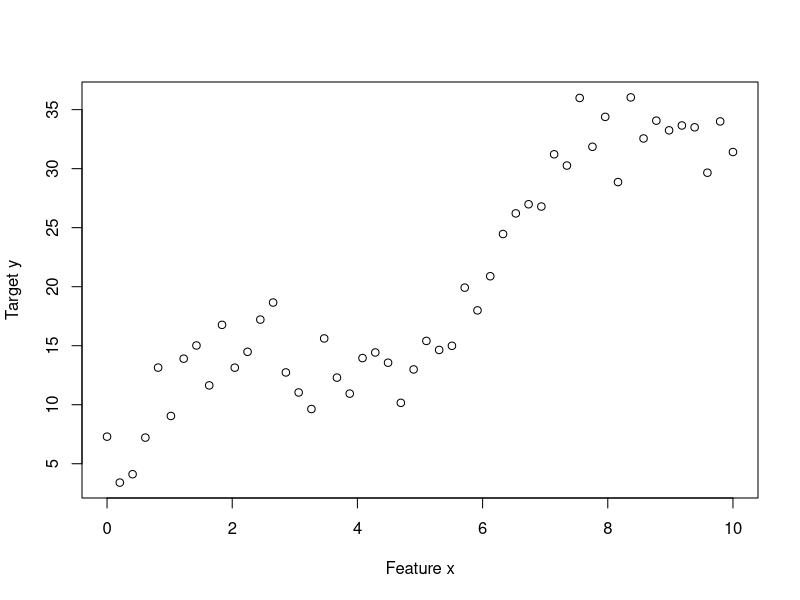
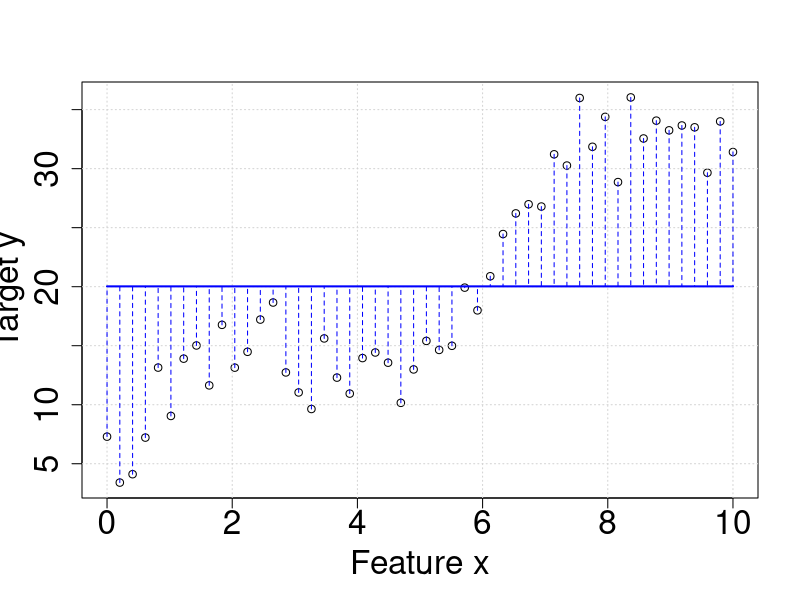
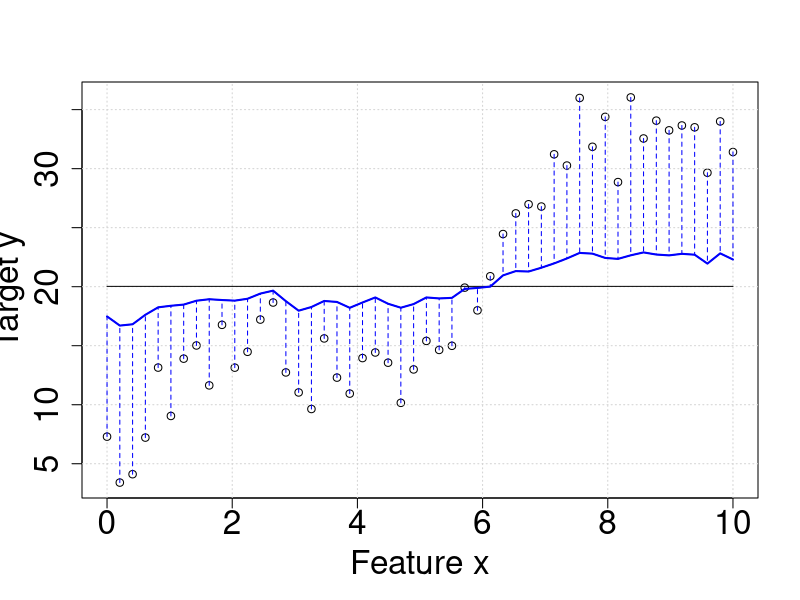
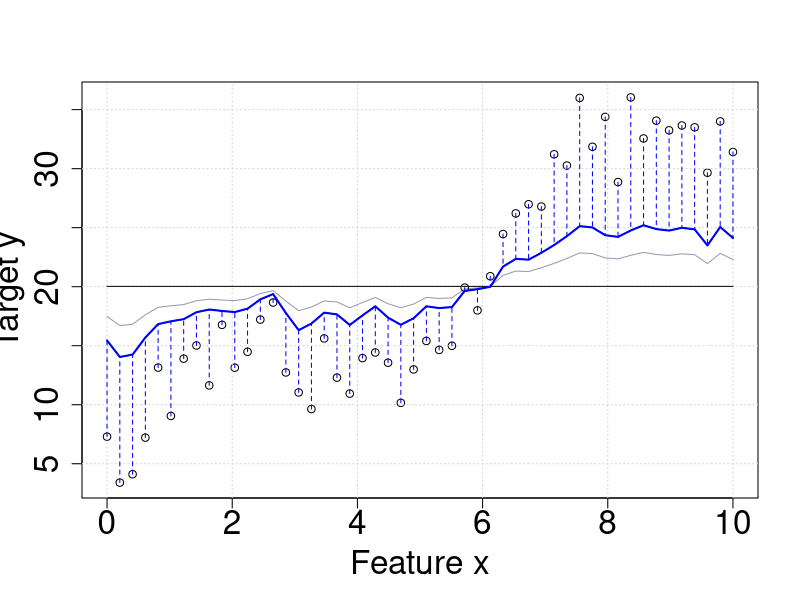
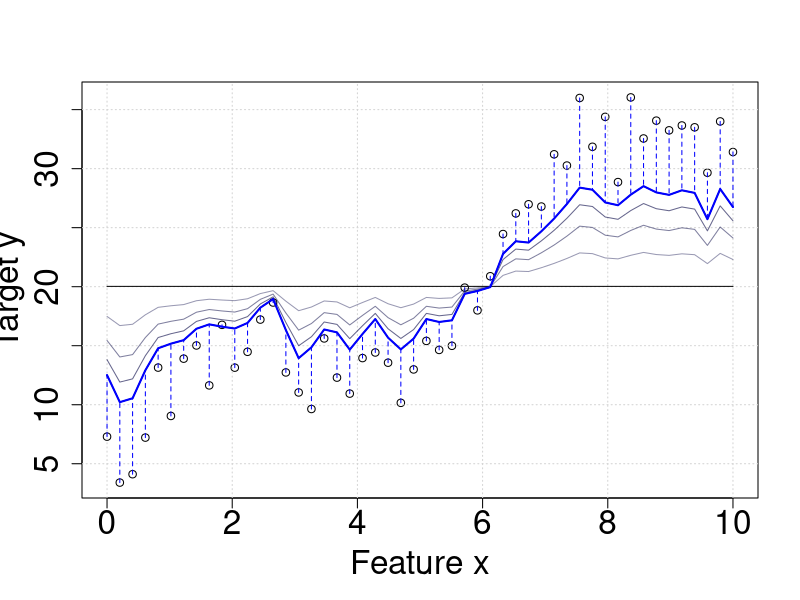
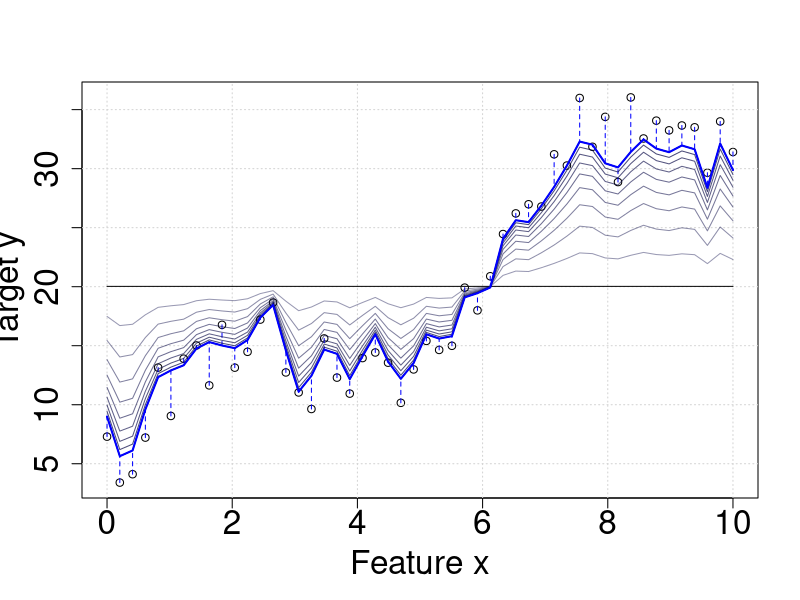
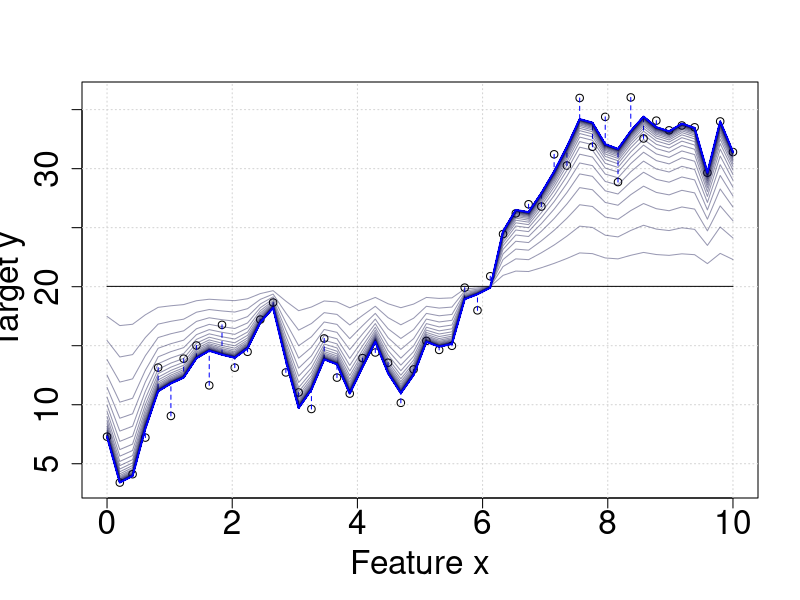

Reproduce these figures in R, in order.
# PREREQ -----------------------------------------------------------------------

library(knitr)
library(tidyverse)
library(ggplot2)

# FUNCTIONS --------------------------------------------------------------------

basisTrafo = function (x) {
  
  margin = 0.1 * (max(x) - min(x))
  splines::splineDesign(
    knots = seq(min(x) - margin, max(x) + margin, length.out = 40), 
    x = x)
  
}

plot_gb_2d <- function (x, 
                        y, 
                        nboost, 
                        learning_rate, 
                        basis_fun = function (x) cbind(1, x)) {
  
  X = basis_fun(x)
  
  overall_pred = rep(mean(y), length(y))
  pseudo_resids = y
  coefs = matrix(0, nrow = nboost, ncol = ncol(X))
  ylim = c(min(y), max(y))
  
  for (i in seq_len(nboost)) {
    
    if (i == nboost) {
      
      plot(
        x = x, 
        y = y, 
        ylim = ylim, 
        xlab = "Feature x", 
        ylab = "Target y",
        cex.lab = 2, 
        cex.axis = 2)
      grid()
      segments(
        x0 = x, 
        y0 = y, 
        x1 = x, 
        y1 = overall_pred, 
        lty = 2, 
        col = "blue")
      
      # Add earlier models:
    
      if (i > 1) {
        
        lines(x = x, y = rep(mean(y), length(y)), col = "black")
        ccoefs = apply(coefs[seq_len(i), ], 2, cumsum)
        alphas = seq(0.4, 0.8, length.out = nrow(ccoefs))
        
        for (j in seq_along(alphas)) {
          
          lines(
            x = x, 
            y = mean(y) + X %*% ccoefs[j,], 
            col = rgb(0, 0, 0.255, alphas[j]))
          
        }
      }
      
      lines(x = x, y = overall_pred, col = "blue", lwd = 2)
      
    }
    
    # Update step:
    
    pseudo_resids = y - overall_pred
    coefs[i,] = learning_rate * solve(t(X) %*% X) %*% t(X) %*% pseudo_resids
    
    # browser()
    
    blearner_pred = X %*% coefs[i,]
    overall_pred = overall_pred + blearner_pred
    
  }
  
}

# DATA -------------------------------------------------------------------------

nsim = 50L

set.seed(31415)
x = seq(0, 10, length.out = nsim)
y = 4 + 3 * x + 5 * sin(x) + rnorm(nsim, 0, 2)

plot(x = x, y = y, xlab = "Feature x", ylab = "Target y")



# PLOT -------------------------------------------------------------------------

pdf("../figure/gb-2d.pdf", width = 12, height = 6)

boosting_iters = c(1, 2, 3, 5, 10, 100)

for (nboost in boosting_iters) { 
  plot_gb_2d(x, y, nboost, 0.2, basis_fun = basisTrafo)
}

ggsave("../figure/gb-2d.pdf", width = 12, height = 6)
dev.off()
